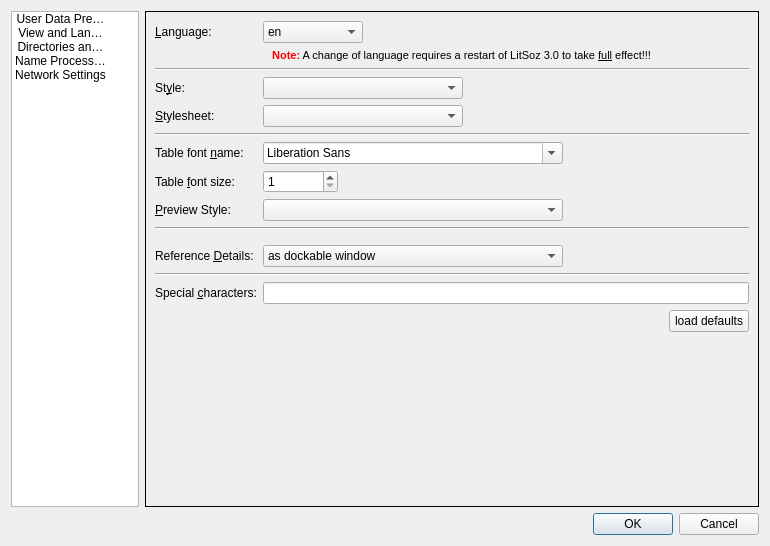
<?xml version="1.0" encoding="UTF-8"?>
<ui version="4.0">
 <class>OptionsDlg</class>
 <widget class="QDialog" name="OptionsDlg">
  <property name="windowModality">
   <enum>Qt::ApplicationModal</enum>
  </property>
  <property name="geometry">
   <rect>
    <x>0</x>
    <y>0</y>
    <width>770</width>
    <height>546</height>
   </rect>
  </property>
  <property name="windowTitle">
   <string>Settings</string>
  </property>
  <property name="locale">
   <locale language="English" country="UnitedStates"/>
  </property>
  <property name="modal">
   <bool>true</bool>
  </property>
  <layout class="QVBoxLayout" name="verticalLayout">
   <item>
    <layout class="QHBoxLayout" name="horizontalLayout_3">
     <item>
      <widget class="QListWidget" name="listWidget">
       <property name="maximumSize">
        <size>
         <width>128</width>
         <height>16777215</height>
        </size>
       </property>
       <property name="dragDropMode">
        <enum>QAbstractItemView::NoDragDrop</enum>
       </property>
       <property name="selectionMode">
        <enum>QAbstractItemView::SingleSelection</enum>
       </property>
       <property name="iconSize">
        <size>
         <width>64</width>
         <height>64</height>
        </size>
       </property>
       <property name="movement">
        <enum>QListView::Static</enum>
       </property>
       <property name="flow">
        <enum>QListView::TopToBottom</enum>
       </property>
       <property name="isWrapping" stdset="0">
        <bool>false</bool>
       </property>
       <property name="resizeMode">
        <enum>QListView::Fixed</enum>
       </property>
       <property name="spacing">
        <number>15</number>
       </property>
       <property name="viewMode">
        <enum>QListView::IconMode</enum>
       </property>
       <property name="uniformItemSizes">
        <bool>true</bool>
       </property>
       <property name="batchSize">
        <number>100</number>
       </property>
       <property name="wordWrap">
        <bool>false</bool>
       </property>
       <property name="selectionRectVisible">
        <bool>true</bool>
       </property>
       <property name="currentRow">
        <number>-1</number>
       </property>
       <item>
        <property name="text">
         <string>User Data Presets</string>
        </property>
        <property name="icon">
         <iconset resource="litsoz3.qrc">
          <normaloff>:/settingsdlg/opt_userpreset.png</normaloff>:/settingsdlg/opt_userpreset.png</iconset>
        </property>
        <property name="flags">
         <set>ItemIsSelectable|ItemIsUserCheckable|ItemIsEnabled</set>
        </property>
       </item>
       <item>
        <property name="text">
         <string>View and Language</string>
        </property>
        <property name="icon">
         <iconset resource="litsoz3.qrc">
          <normaloff>:/settingsdlg/opt_view_lang.png</normaloff>:/settingsdlg/opt_view_lang.png</iconset>
        </property>
        <property name="flags">
         <set>ItemIsSelectable|ItemIsUserCheckable|ItemIsEnabled</set>
        </property>
       </item>
       <item>
        <property name="text">
         <string>Directories and Files</string>
        </property>
        <property name="icon">
         <iconset resource="litsoz3.qrc">
          <normaloff>:/settingsdlg/opt_folders.png</normaloff>:/settingsdlg/opt_folders.png</iconset>
        </property>
        <property name="flags">
         <set>ItemIsSelectable|ItemIsUserCheckable|ItemIsEnabled</set>
        </property>
       </item>
       <item>
        <property name="text">
         <string>Name Processing</string>
        </property>
        <property name="icon">
         <iconset resource="litsoz3.qrc">
          <normaloff>:/settingsdlg/opt_default.png</normaloff>:/settingsdlg/opt_default.png</iconset>
        </property>
       </item>
       <item>
        <property name="text">
         <string>Network Settings</string>
        </property>
        <property name="icon">
         <iconset resource="litsoz3.qrc">
          <normaloff>:/settingsdlg/opt_network.png</normaloff>:/settingsdlg/opt_network.png</iconset>
        </property>
       </item>
      </widget>
     </item>
     <item>
      <widget class="QStackedWidget" name="stackedWidget">
       <property name="frameShape">
        <enum>QFrame::Box</enum>
       </property>
       <property name="currentIndex">
        <number>1</number>
       </property>
       <widget class="QWidget" name="stackUserNames">
        <layout class="QFormLayout" name="formLayout_3">
         <property name="fieldGrowthPolicy">
          <enum>QFormLayout::AllNonFixedFieldsGrow</enum>
         </property>
         <item row="0" column="0">
          <widget class="QLabel" name="label_6">
           <property name="text">
            <string>User &amp;Name:</string>
           </property>
           <property name="buddy">
            <cstring>edtUserName</cstring>
           </property>
          </widget>
         </item>
         <item row="0" column="1">
          <widget class="QLineEdit" name="edtUserName">
           <property name="maximumSize">
            <size>
             <width>300</width>
             <height>16777215</height>
            </size>
           </property>
          </widget>
         </item>
         <item row="1" column="0">
          <widget class="QLabel" name="label_9">
           <property name="text">
            <string>Default &amp;Status:</string>
           </property>
           <property name="buddy">
            <cstring>cmbDefaultStatus</cstring>
           </property>
          </widget>
         </item>
         <item row="1" column="1">
          <widget class="QComboBox" name="cmbDefaultStatus">
           <property name="maximumSize">
            <size>
             <width>300</width>
             <height>16777215</height>
            </size>
           </property>
           <property name="editable">
            <bool>true</bool>
           </property>
          </widget>
         </item>
         <item row="2" column="0">
          <widget class="QLabel" name="label_10">
           <property name="text">
            <string>Default &amp;Currency:</string>
           </property>
           <property name="buddy">
            <cstring>cmbDefaultCurrency</cstring>
           </property>
          </widget>
         </item>
         <item row="2" column="1">
          <widget class="QComboBox" name="cmbDefaultCurrency">
           <property name="maximumSize">
            <size>
             <width>75</width>
             <height>16777215</height>
            </size>
           </property>
           <property name="editable">
            <bool>true</bool>
           </property>
          </widget>
         </item>
        </layout>
       </widget>
       <widget class="QWidget" name="stackView">
        <layout class="QFormLayout" name="formLayout">
         <property name="fieldGrowthPolicy">
          <enum>QFormLayout::AllNonFixedFieldsGrow</enum>
         </property>
         <item row="0" column="0">
          <widget class="QLabel" name="label_2">
           <property name="text">
            <string>&amp;Language:</string>
           </property>
           <property name="buddy">
            <cstring>cmbLanguage</cstring>
           </property>
          </widget>
         </item>
         <item row="0" column="1">
          <widget class="QComboBox" name="cmbLanguage">
           <property name="maximumSize">
            <size>
             <width>100</width>
             <height>16777215</height>
            </size>
           </property>
           <item>
            <property name="text">
             <string>en</string>
            </property>
           </item>
           <item>
            <property name="text">
             <string>de</string>
            </property>
           </item>
          </widget>
         </item>
         <item row="1" column="1">
          <widget class="QLabel" name="label_5">
           <property name="text">
            <string>&lt;!DOCTYPE HTML PUBLIC &quot;-//W3C//DTD HTML 4.0//EN&quot; &quot;http://www.w3.org/TR/REC-html40/strict.dtd&quot;&gt;
&lt;html&gt;&lt;head&gt;&lt;meta name=&quot;qrichtext&quot; content=&quot;1&quot; /&gt;&lt;style type=&quot;text/css&quot;&gt;
p, li { white-space: pre-wrap; }
&lt;/style&gt;&lt;/head&gt;&lt;body style=&quot; font-family:'MS Shell Dlg 2'; font-size:8.25pt; font-weight:400; font-style:normal;&quot;&gt;
&lt;p style=&quot; margin-top:0px; margin-bottom:0px; margin-left:0px; margin-right:0px; -qt-block-indent:0; text-indent:0px;&quot;&gt;&lt;span style=&quot; font-size:8pt; font-weight:600;&quot;&gt;   &lt;/span&gt;&lt;span style=&quot; font-size:8pt; font-weight:600; color:#ff0000;&quot;&gt;Note:&lt;/span&gt;&lt;span style=&quot; font-size:8pt;&quot;&gt; A change of language requires a restart of LitSoz 3.0 to take &lt;/span&gt;&lt;span style=&quot; font-size:8pt; text-decoration: underline;&quot;&gt;full&lt;/span&gt;&lt;span style=&quot; font-size:8pt;&quot;&gt; effect!!!&lt;/span&gt;&lt;/p&gt;&lt;/body&gt;&lt;/html&gt;</string>
           </property>
          </widget>
         </item>
         <item row="2" column="0" colspan="2">
          <widget class="Line" name="line">
           <property name="orientation">
            <enum>Qt::Horizontal</enum>
           </property>
          </widget>
         </item>
         <item row="3" column="0">
          <widget class="QLabel" name="label_8">
           <property name="text">
            <string>St&amp;yle:</string>
           </property>
           <property name="buddy">
            <cstring>cmbStyle</cstring>
           </property>
          </widget>
         </item>
         <item row="3" column="1">
          <widget class="QComboBox" name="cmbStyle">
           <property name="maximumSize">
            <size>
             <width>200</width>
             <height>16777215</height>
            </size>
           </property>
          </widget>
         </item>
         <item row="4" column="0">
          <widget class="QLabel" name="label_7">
           <property name="text">
            <string>&amp;Stylesheet:</string>
           </property>
           <property name="buddy">
            <cstring>cmbStylesheet</cstring>
           </property>
          </widget>
         </item>
         <item row="4" column="1">
          <widget class="QComboBox" name="cmbStylesheet">
           <property name="maximumSize">
            <size>
             <width>200</width>
             <height>16777215</height>
            </size>
           </property>
          </widget>
         </item>
         <item row="5" column="0" colspan="2">
          <widget class="Line" name="line_2">
           <property name="orientation">
            <enum>Qt::Horizontal</enum>
           </property>
          </widget>
         </item>
         <item row="6" column="0">
          <widget class="QLabel" name="label_3">
           <property name="text">
            <string>Table font &amp;name:</string>
           </property>
           <property name="buddy">
            <cstring>cmbTableFont</cstring>
           </property>
          </widget>
         </item>
         <item row="6" column="1">
          <widget class="QFontComboBox" name="cmbTableFont">
           <property name="maximumSize">
            <size>
             <width>300</width>
             <height>16777215</height>
            </size>
           </property>
          </widget>
         </item>
         <item row="7" column="0">
          <widget class="QLabel" name="label_4">
           <property name="text">
            <string>Table &amp;font size:</string>
           </property>
           <property name="buddy">
            <cstring>spnTableFont</cstring>
           </property>
          </widget>
         </item>
         <item row="7" column="1">
          <widget class="QSpinBox" name="spnTableFont">
           <property name="maximumSize">
            <size>
             <width>75</width>
             <height>16777215</height>
            </size>
           </property>
           <property name="minimum">
            <number>1</number>
           </property>
           <property name="maximum">
            <number>128</number>
           </property>
          </widget>
         </item>
         <item row="9" column="0">
          <widget class="QLabel" name="label_17">
           <property name="text">
            <string>&amp;Preview Style:</string>
           </property>
           <property name="buddy">
            <cstring>cmbPreviewStyles</cstring>
           </property>
          </widget>
         </item>
         <item row="9" column="1">
          <widget class="QComboBox" name="cmbPreviewStyles">
           <property name="maximumSize">
            <size>
             <width>300</width>
             <height>16777215</height>
            </size>
           </property>
          </widget>
         </item>
         <item row="11" column="0" colspan="2">
          <widget class="Line" name="line_5">
           <property name="sizePolicy">
            <sizepolicy hsizetype="Expanding" vsizetype="Fixed">
             <horstretch>0</horstretch>
             <verstretch>0</verstretch>
            </sizepolicy>
           </property>
           <property name="orientation">
            <enum>Qt::Horizontal</enum>
           </property>
          </widget>
         </item>
         <item row="12" column="0">
          <widget class="Line" name="line_3">
           <property name="orientation">
            <enum>Qt::Horizontal</enum>
           </property>
          </widget>
         </item>
         <item row="13" column="0">
          <widget class="QLabel" name="label_18">
           <property name="text">
            <string>Reference &amp;Details:</string>
           </property>
           <property name="buddy">
            <cstring>cmbReferenceDetails</cstring>
           </property>
          </widget>
         </item>
         <item row="13" column="1">
          <widget class="QComboBox" name="cmbReferenceDetails">
           <property name="maximumSize">
            <size>
             <width>300</width>
             <height>16777215</height>
            </size>
           </property>
           <property name="iconSize">
            <size>
             <width>32</width>
             <height>32</height>
            </size>
           </property>
           <item>
            <property name="text">
             <string>as dockable window</string>
            </property>
            <property name="icon">
             <iconset resource="litsoz3.qrc">
              <normaloff>:/settingsdlg/optview_refdet_dock.png</normaloff>:/settingsdlg/optview_refdet_dock.png</iconset>
            </property>
           </item>
           <item>
            <property name="text">
             <string>behind &quot;Reference Overview&quot;</string>
            </property>
            <property name="icon">
             <iconset resource="litsoz3.qrc">
              <normaloff>:/settingsdlg/optview_refdet_behind.png</normaloff>:/settingsdlg/optview_refdet_behind.png</iconset>
            </property>
           </item>
           <item>
            <property name="text">
             <string>below &quot;Reference Overview&quot;</string>
            </property>
            <property name="icon">
             <iconset resource="litsoz3.qrc">
              <normaloff>:/settingsdlg/optview_refdet_below.png</normaloff>:/settingsdlg/optview_refdet_below.png</iconset>
            </property>
           </item>
          </widget>
         </item>
         <item row="16" column="0" colspan="2">
          <widget class="Line" name="line_4">
           <property name="orientation">
            <enum>Qt::Horizontal</enum>
           </property>
          </widget>
         </item>
         <item row="18" column="0">
          <widget class="QLabel" name="label_12">
           <property name="text">
            <string>Special &amp;characters:</string>
           </property>
           <property name="buddy">
            <cstring>edtSpecialCharacters</cstring>
           </property>
          </widget>
         </item>
         <item row="18" column="1">
          <widget class="QLineEdit" name="edtSpecialCharacters">
           <property name="toolTip">
            <string>These characters will be displayed in the on creen keyboard</string>
           </property>
          </widget>
         </item>
         <item row="19" column="1">
          <layout class="QHBoxLayout" name="horizontalLayout_5">
           <item>
            <spacer name="horizontalSpacer">
             <property name="orientation">
              <enum>Qt::Horizontal</enum>
             </property>
             <property name="sizeHint" stdset="0">
              <size>
               <width>40</width>
               <height>20</height>
              </size>
             </property>
            </spacer>
           </item>
           <item>
            <widget class="QPushButton" name="btnDefaultSC">
             <property name="text">
              <string>load defaults</string>
             </property>
            </widget>
           </item>
          </layout>
         </item>
        </layout>
       </widget>
       <widget class="QWidget" name="stackDirectories">
        <layout class="QFormLayout" name="formLayout_2">
         <property name="fieldGrowthPolicy">
          <enum>QFormLayout::AllNonFixedFieldsGrow</enum>
         </property>
         <property name="topMargin">
          <number>9</number>
         </property>
         <item row="3" column="0">
          <widget class="QLabel" name="label">
           <property name="text">
            <string>&amp;configuration directory:</string>
           </property>
           <property name="buddy">
            <cstring>edtConfigDir</cstring>
           </property>
          </widget>
         </item>
         <item row="3" column="1">
          <layout class="QHBoxLayout" name="horizontalLayout">
           <item>
            <widget class="QLineEdit" name="edtConfigDir">
             <property name="enabled">
              <bool>false</bool>
             </property>
            </widget>
           </item>
           <item>
            <widget class="QToolButton" name="tbutConfigDir">
             <property name="enabled">
              <bool>false</bool>
             </property>
             <property name="focusPolicy">
              <enum>Qt::ClickFocus</enum>
             </property>
             <property name="text">
              <string>...</string>
             </property>
             <property name="icon">
              <iconset resource="litsoz3.qrc">
               <normaloff>:/open.png</normaloff>:/open.png</iconset>
             </property>
            </widget>
           </item>
          </layout>
         </item>
         <item row="4" column="0">
          <widget class="QLabel" name="label_11">
           <property name="text">
            <string>&amp;initial file:</string>
           </property>
           <property name="buddy">
            <cstring>edtInitialFile</cstring>
           </property>
          </widget>
         </item>
         <item row="4" column="1">
          <layout class="QHBoxLayout" name="horizontalLayout_2">
           <item>
            <widget class="QLineEdit" name="edtInitialFile"/>
           </item>
           <item>
            <widget class="QToolButton" name="tbutInitialFile">
             <property name="text">
              <string>...</string>
             </property>
             <property name="icon">
              <iconset resource="litsoz3.qrc">
               <normaloff>:/open.png</normaloff>:/open.png</iconset>
             </property>
            </widget>
           </item>
          </layout>
         </item>
        </layout>
       </widget>
       <widget class="QWidget" name="stackNameProcessing">
        <layout class="QFormLayout" name="formLayout_4">
         <property name="fieldGrowthPolicy">
          <enum>QFormLayout::AllNonFixedFieldsGrow</enum>
         </property>
         <item row="0" column="1">
          <widget class="QLabel" name="label_16">
           <property name="font">
            <font>
             <weight>75</weight>
             <bold>true</bold>
            </font>
           </property>
           <property name="frameShape">
            <enum>QFrame::Box</enum>
           </property>
           <property name="text">
            <string>enter each phrase/word in its own line!</string>
           </property>
           <property name="alignment">
            <set>Qt::AlignCenter</set>
           </property>
          </widget>
         </item>
         <item row="1" column="0">
          <layout class="QVBoxLayout" name="verticalLayout_3">
           <item>
            <widget class="QLabel" name="label_13">
             <property name="text">
              <string>Name &amp;Prefixes:</string>
             </property>
             <property name="buddy">
              <cstring>edtNamePrefixes</cstring>
             </property>
            </widget>
           </item>
           <item>
            <spacer name="verticalSpacer">
             <property name="orientation">
              <enum>Qt::Vertical</enum>
             </property>
             <property name="sizeHint" stdset="0">
              <size>
               <width>20</width>
               <height>40</height>
              </size>
             </property>
            </spacer>
           </item>
           <item>
            <widget class="QPushButton" name="btnDefaultNP">
             <property name="text">
              <string>load defaults</string>
             </property>
            </widget>
           </item>
          </layout>
         </item>
         <item row="1" column="1">
          <widget class="QPlainTextEdit" name="edtNamePrefixes"/>
         </item>
         <item row="2" column="1">
          <widget class="QPlainTextEdit" name="edtNameAdditions"/>
         </item>
         <item row="2" column="0">
          <layout class="QVBoxLayout" name="verticalLayout_4">
           <item>
            <widget class="QLabel" name="label_14">
             <property name="text">
              <string>Name &amp;Additions:</string>
             </property>
             <property name="buddy">
              <cstring>edtNameAdditions</cstring>
             </property>
            </widget>
           </item>
           <item>
            <spacer name="verticalSpacer_2">
             <property name="orientation">
              <enum>Qt::Vertical</enum>
             </property>
             <property name="sizeHint" stdset="0">
              <size>
               <width>20</width>
               <height>40</height>
              </size>
             </property>
            </spacer>
           </item>
           <item>
            <widget class="QPushButton" name="btnDefaultNA">
             <property name="text">
              <string>load defaults</string>
             </property>
            </widget>
           </item>
          </layout>
         </item>
         <item row="3" column="1">
          <widget class="QPlainTextEdit" name="edtAndWords"/>
         </item>
         <item row="3" column="0">
          <layout class="QVBoxLayout" name="verticalLayout_5">
           <item>
            <widget class="QLabel" name="label_15">
             <property name="text">
              <string>&quot;and&quot; &amp;words:</string>
             </property>
             <property name="buddy">
              <cstring>edtAndWords</cstring>
             </property>
            </widget>
           </item>
           <item>
            <spacer name="verticalSpacer_3">
             <property name="orientation">
              <enum>Qt::Vertical</enum>
             </property>
             <property name="sizeHint" stdset="0">
              <size>
               <width>20</width>
               <height>40</height>
              </size>
             </property>
            </spacer>
           </item>
           <item>
            <widget class="QPushButton" name="btnDefaultAND">
             <property name="text">
              <string>load defaults</string>
             </property>
            </widget>
           </item>
          </layout>
         </item>
        </layout>
       </widget>
       <widget class="QWidget" name="stackNetwork">
        <layout class="QVBoxLayout" name="verticalLayout_2">
         <item>
          <widget class="QGroupBox" name="groupBox">
           <property name="title">
            <string> Proxy </string>
           </property>
           <layout class="QFormLayout" name="formLayout_5">
            <item row="0" column="0">
             <widget class="QLabel" name="label_19">
              <property name="text">
               <string>type:</string>
              </property>
             </widget>
            </item>
            <item row="0" column="1">
             <widget class="QComboBox" name="cmbProxyType">
              <item>
               <property name="text">
                <string>system settings</string>
               </property>
              </item>
              <item>
               <property name="text">
                <string>custom proxy (given below)</string>
               </property>
              </item>
              <item>
               <property name="text">
                <string>no proxy</string>
               </property>
              </item>
             </widget>
            </item>
            <item row="1" column="0">
             <widget class="QLabel" name="label_20">
              <property name="text">
               <string>hostname:</string>
              </property>
             </widget>
            </item>
            <item row="1" column="1">
             <layout class="QHBoxLayout" name="horizontalLayout_4">
              <item>
               <widget class="QLineEdit" name="edtProxyHost"/>
              </item>
              <item>
               <widget class="QLabel" name="label_21">
                <property name="text">
                 <string>port:</string>
                </property>
               </widget>
              </item>
              <item>
               <widget class="QSpinBox" name="spinProxyPort"/>
              </item>
             </layout>
            </item>
           </layout>
          </widget>
         </item>
        </layout>
       </widget>
      </widget>
     </item>
    </layout>
   </item>
   <item>
    <widget class="QDialogButtonBox" name="buttonBox">
     <property name="maximumSize">
      <size>
       <width>16777215</width>
       <height>16777215</height>
      </size>
     </property>
     <property name="baseSize">
      <size>
       <width>0</width>
       <height>24</height>
      </size>
     </property>
     <property name="orientation">
      <enum>Qt::Horizontal</enum>
     </property>
     <property name="standardButtons">
      <set>QDialogButtonBox::Cancel|QDialogButtonBox::Ok</set>
     </property>
    </widget>
   </item>
  </layout>
 </widget>
 <tabstops>
  <tabstop>buttonBox</tabstop>
  <tabstop>cmbLanguage</tabstop>
  <tabstop>cmbTableFont</tabstop>
  <tabstop>edtConfigDir</tabstop>
  <tabstop>tbutConfigDir</tabstop>
 </tabstops>
 <resources>
  <include location="litsoz3.qrc"/>
 </resources>
 <connections>
  <connection>
   <sender>buttonBox</sender>
   <signal>accepted()</signal>
   <receiver>OptionsDlg</receiver>
   <slot>accept()</slot>
   <hints>
    <hint type="sourcelabel">
     <x>266</x>
     <y>536</y>
    </hint>
    <hint type="destinationlabel">
     <x>157</x>
     <y>274</y>
    </hint>
   </hints>
  </connection>
  <connection>
   <sender>buttonBox</sender>
   <signal>rejected()</signal>
   <receiver>OptionsDlg</receiver>
   <slot>reject()</slot>
   <hints>
    <hint type="sourcelabel">
     <x>334</x>
     <y>536</y>
    </hint>
    <hint type="destinationlabel">
     <x>286</x>
     <y>274</y>
    </hint>
   </hints>
  </connection>
  <connection>
   <sender>listWidget</sender>
   <signal>currentRowChanged(int)</signal>
   <receiver>stackedWidget</receiver>
   <slot>setCurrentIndex(int)</slot>
   <hints>
    <hint type="sourcelabel">
     <x>66</x>
     <y>149</y>
    </hint>
    <hint type="destinationlabel">
     <x>232</x>
     <y>147</y>
    </hint>
   </hints>
  </connection>
 </connections>
</ui>
